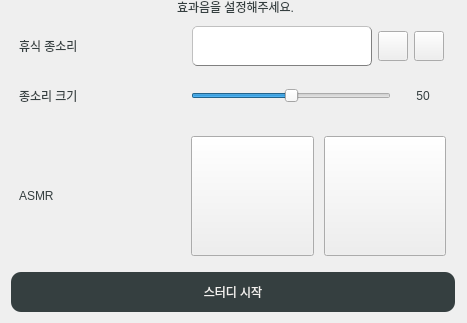
              <widget class="QGroupBox" name="groupBox_6">
               <property name="styleSheet">
                <string notr="true">

QGroupBox  {
    border:0px;
    border-radius: 15px;
	font: 17px &quot;나눔스퀘어_ac Bold&quot;;
	color :#353F40;
}

QGroupBox::title  {
    font: 17px;
    subcontrol-position: top center;
    padding: 0px 7900px 5px 8000px;
	color :#353F40;
}

</string>
               </property>
               <property name="title">
                <string>효과음을 설정해주세요.</string>
               </property>
               <layout class="QGridLayout" name="gridLayout_17">
                <property name="leftMargin">
                 <number>11</number>
                </property>
                <item row="2" column="0">
                 <widget class="QPushButton" name="studywithdi">
                  <property name="minimumSize">
                   <size>
                    <width>444</width>
                    <height>40</height>
                   </size>
                  </property>
                  <property name="maximumSize">
                   <size>
                    <width>444</width>
                    <height>40</height>
                   </size>
                  </property>
                  <property name="styleSheet">
                   <string notr="true">QPushButton
{
	color: #F2F1EF;
	font: 20px &quot;나눔스퀘어_ac Bold&quot;;
	background-color:#353F40;
	border : None;
	border-radius : 10px;
}

QPushButton::hover
{
	color: #F2F1EF;
	font: 20px &quot;나눔스퀘어_ac Bold&quot;;
	background-color:#000000;
	border :solid;
}</string>
                  </property>
                  <property name="text">
                   <string>스터디 시작</string>
                  </property>
                 </widget>
                </item>
                <item row="0" column="0">
                 <layout class="QGridLayout" name="gridLayout_18">
                  <property name="sizeConstraint">
                   <enum>QLayout::SetMaximumSize</enum>
                  </property>
                  <property name="leftMargin">
                   <number>0</number>
                  </property>
                  <property name="topMargin">
                   <number>15</number>
                  </property>
                  <property name="rightMargin">
                   <number>10</number>
                  </property>
                  <property name="spacing">
                   <number>10</number>
                  </property>
                  <item row="1" column="1" colspan="2">
                   <widget class="QSlider" name="sound_slider">
                    <property name="minimumSize">
                     <size>
                      <width>200</width>
                      <height>0</height>
                     </size>
                    </property>
                    <property name="maximumSize">
                     <size>
                      <width>200</width>
                      <height>16777215</height>
                     </size>
                    </property>
                    <property name="maximum">
                     <number>100</number>
                    </property>
                    <property name="value">
                     <number>50</number>
                    </property>
                    <property name="orientation">
                     <enum>Qt::Horizontal</enum>
                    </property>
                   </widget>
                  </item>
                  <item row="1" column="0">
                   <widget class="QLabel" name="st_user_week_6">
                    <property name="minimumSize">
                     <size>
                      <width>170</width>
                      <height>40</height>
                     </size>
                    </property>
                    <property name="maximumSize">
                     <size>
                      <width>170</width>
                      <height>40</height>
                     </size>
                    </property>
                    <property name="styleSheet">
                     <string notr="true">padding: 5px;;
font: 20px &quot;나눔스퀘어_ac ExtraBold&quot;;
color :#353F40;</string>
                    </property>
                    <property name="text">
                     <string>종소리 크기</string>
                    </property>
                   </widget>
                  </item>
                  <item row="2" column="0">
                   <widget class="QLabel" name="label_19">
                    <property name="sizePolicy">
                     <sizepolicy hsizetype="Fixed" vsizetype="Fixed">
                      <horstretch>0</horstretch>
                      <verstretch>0</verstretch>
                     </sizepolicy>
                    </property>
                    <property name="minimumSize">
                     <size>
                      <width>0</width>
                      <height>40</height>
                     </size>
                    </property>
                    <property name="maximumSize">
                     <size>
                      <width>16777215</width>
                      <height>40</height>
                     </size>
                    </property>
                    <property name="styleSheet">
                     <string notr="true">padding: 5px;;
font: 20px &quot;나눔스퀘어_ac ExtraBold&quot;;
color :#353F40;</string>
                    </property>
                    <property name="text">
                     <string>ASMR</string>
                    </property>
                   </widget>
                  </item>
                  <item row="0" column="1" colspan="4">
                   <widget class="QFrame" name="horizontalFrame">
                    <property name="minimumSize">
                     <size>
                      <width>255</width>
                      <height>40</height>
                     </size>
                    </property>
                    <property name="maximumSize">
                     <size>
                      <width>255</width>
                      <height>40</height>
                     </size>
                    </property>
                    <layout class="QHBoxLayout" name="horizontalLayout_25">
                     <property name="spacing">
                      <number>5</number>
                     </property>
                     <property name="leftMargin">
                      <number>0</number>
                     </property>
                     <property name="topMargin">
                      <number>0</number>
                     </property>
                     <property name="rightMargin">
                      <number>0</number>
                     </property>
                     <property name="bottomMargin">
                      <number>0</number>
                     </property>
                     <item>
                      <widget class="QLineEdit" name="break_start_sound_path">
                       <property name="minimumSize">
                        <size>
                         <width>180</width>
                         <height>40</height>
                        </size>
                       </property>
                       <property name="maximumSize">
                        <size>
                         <width>180</width>
                         <height>40</height>
                        </size>
                       </property>
                       <property name="styleSheet">
                        <string notr="true">padding: 5px;
font: 17px &quot;나눔스퀘어_ac Bold&quot;;
color :#353F40;
border-style: outset;
border-width: 1px;
border-color: gray;
border-radius: 5px;</string>
                       </property>
                       <property name="readOnly">
                        <bool>true</bool>
                       </property>
                      </widget>
                     </item>
                     <item>
                      <widget class="QPushButton" name="path_1">
                       <property name="maximumSize">
                        <size>
                         <width>30</width>
                         <height>30</height>
                        </size>
                       </property>
                       <property name="styleSheet">
                        <string notr="true">border-image: url(:/icon/add.png);</string>
                       </property>
                       <property name="text">
                        <string/>
                       </property>
                      </widget>
                     </item>
                     <item>
                      <widget class="QPushButton" name="play_1">
                       <property name="minimumSize">
                        <size>
                         <width>30</width>
                         <height>30</height>
                        </size>
                       </property>
                       <property name="maximumSize">
                        <size>
                         <width>30</width>
                         <height>30</height>
                        </size>
                       </property>
                       <property name="styleSheet">
                        <string notr="true">border-image: url(:/icon/play.png);</string>
                       </property>
                       <property name="text">
                        <string/>
                       </property>
                      </widget>
                     </item>
                    </layout>
                   </widget>
                  </item>
                  <item row="2" column="1" colspan="4">
                   <widget class="QFrame" name="frame">
                    <property name="minimumSize">
                     <size>
                      <width>255</width>
                      <height>140</height>
                     </size>
                    </property>
                    <property name="maximumSize">
                     <size>
                      <width>255</width>
                      <height>140</height>
                     </size>
                    </property>
                    <layout class="QHBoxLayout" name="horizontalLayout_16">
                     <property name="spacing">
                      <number>10</number>
                     </property>
                     <property name="leftMargin">
                      <number>0</number>
                     </property>
                     <property name="topMargin">
                      <number>0</number>
                     </property>
                     <property name="rightMargin">
                      <number>0</number>
                     </property>
                     <property name="bottomMargin">
                      <number>0</number>
                     </property>
                     <item>
                      <widget class="QPushButton" name="asmr_2">
                       <property name="minimumSize">
                        <size>
                         <width>0</width>
                         <height>120</height>
                        </size>
                       </property>
                       <property name="maximumSize">
                        <size>
                         <width>16777215</width>
                         <height>120</height>
                        </size>
                       </property>
                       <property name="styleSheet">
                        <string notr="true">border-image: url(:/icon/asmr1.PNG);</string>
                       </property>
                       <property name="text">
                        <string/>
                       </property>
                      </widget>
                     </item>
                     <item>
                      <widget class="QPushButton" name="asmr_1">
                       <property name="minimumSize">
                        <size>
                         <width>0</width>
                         <height>120</height>
                        </size>
                       </property>
                       <property name="maximumSize">
                        <size>
                         <width>16777215</width>
                         <height>120</height>
                        </size>
                       </property>
                       <property name="styleSheet">
                        <string notr="true">border-image: url(:/icon/asmr2.PNG);</string>
                       </property>
                       <property name="text">
                        <string/>
                       </property>
                      </widget>
                     </item>
                    </layout>
                   </widget>
                  </item>
                  <item row="0" column="0">
                   <widget class="QLabel" name="label_25">
                    <property name="minimumSize">
                     <size>
                      <width>170</width>
                      <height>40</height>
                     </size>
                    </property>
                    <property name="maximumSize">
                     <size>
                      <width>170</width>
                      <height>40</height>
                     </size>
                    </property>
                    <property name="styleSheet">
                     <string notr="true">padding: 5px;;
font: 20px &quot;나눔스퀘어_ac ExtraBold&quot;;
color :#353F40;</string>
                    </property>
                    <property name="text">
                     <string>휴식 종소리</string>
                    </property>
                   </widget>
                  </item>
                  <item row="1" column="3" colspan="2">
                   <layout class="QHBoxLayout" name="horizontalLayout_26">
                    <property name="spacing">
                     <number>0</number>
                    </property>
                    <property name="leftMargin">
                     <number>5</number>
                    </property>
                    <property name="rightMargin">
                     <number>5</number>
                    </property>
                    <item>
                     <widget class="QLabel" name="sound_val">
                      <property name="minimumSize">
                       <size>
                        <width>30</width>
                        <height>40</height>
                       </size>
                      </property>
                      <property name="maximumSize">
                       <size>
                        <width>30</width>
                        <height>40</height>
                       </size>
                      </property>
                      <property name="focusPolicy">
                       <enum>Qt::WheelFocus</enum>
                      </property>
                      <property name="styleSheet">
                       <string notr="true">padding: 1px;
font: 15px &quot;나눔스퀘어_ac Bold&quot;;
color :   #353F40;</string>
                      </property>
                      <property name="text">
                       <string>50</string>
                      </property>
                      <property name="alignment">
                       <set>Qt::AlignCenter</set>
                      </property>
                     </widget>
                    </item>
                   </layout>
                  </item>
                 </layout>
                </item>
               </layout>
              </widget>
